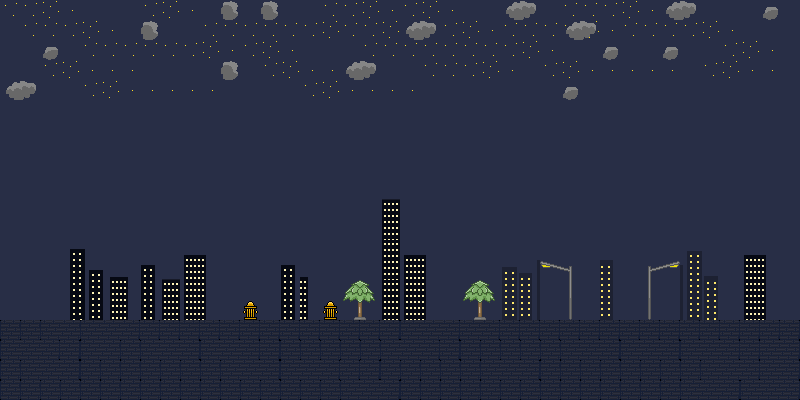

A 2D game scene composited from a Tiled map and its tileset images. What follows is a short description and the map's XML, with each tile layer's data collapsed to a summary:
An orthogonal 40x20 tile map with 20x20 px tiles, 4 tile layers (background, Stars, Clouds, Buildings), 2 tilesets.

<map version="1.10" tiledversion="1.10.1" orientation="orthogonal" renderorder="right-down" width="40" height="20" tilewidth="20" tileheight="20" infinite="0" nextlayerid="12" nextobjectid="13">
 <tileset firstgid="1" source="city_bg.tsx" />
 <tileset firstgid="73" source="city.tsx" />
 <layer id="7" name="background" width="40" height="20">
  <data>[800 cells, 640 non-empty, 1 distinct tile ids]</data>
 </layer>
 <layer id="8" name="Stars" width="40" height="20">
  <data>[800 cells, 112 non-empty, 3 distinct tile ids]</data>
 </layer>
 <layer id="10" name="Clouds" width="40" height="20">
  <data>[800 cells, 21 non-empty, 4 distinct tile ids]</data>
 </layer>
 <layer id="11" name="Buildings" width="40" height="20">
  <data>[800 cells, 260 non-empty, 63 distinct tile ids]</data>
 </layer>
</map>
